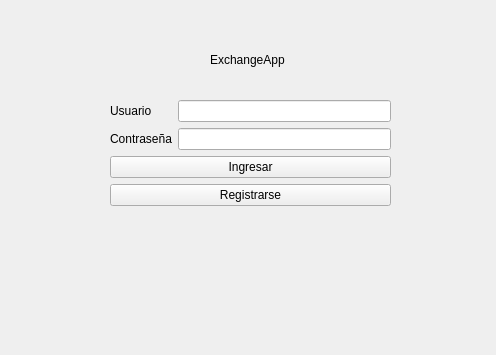
<?xml version="1.0" encoding="UTF-8"?>
<ui version="4.0">
 <class>Form</class>
 <widget class="QWidget" name="Form">
  <property name="geometry">
   <rect>
    <x>0</x>
    <y>0</y>
    <width>496</width>
    <height>355</height>
   </rect>
  </property>
  <property name="windowTitle">
   <string>Form</string>
  </property>
  <widget class="QLabel" name="label">
   <property name="geometry">
    <rect>
     <x>210</x>
     <y>50</y>
     <width>101</width>
     <height>20</height>
    </rect>
   </property>
   <property name="text">
    <string>ExchangeApp</string>
   </property>
  </widget>
  <widget class="QWidget" name="formLayoutWidget">
   <property name="geometry">
    <rect>
     <x>110</x>
     <y>100</y>
     <width>281</width>
     <height>161</height>
    </rect>
   </property>
   <layout class="QFormLayout" name="formLayout">
    <item row="0" column="0">
     <widget class="QLabel" name="lbluser">
      <property name="text">
       <string>Usuario</string>
      </property>
     </widget>
    </item>
    <item row="1" column="0">
     <widget class="QLabel" name="lblPass">
      <property name="text">
       <string>Contraseña</string>
      </property>
     </widget>
    </item>
    <item row="0" column="1">
     <widget class="QLineEdit" name="txtUser"/>
    </item>
    <item row="1" column="1">
     <widget class="QLineEdit" name="txtPass"/>
    </item>
    <item row="2" column="0" colspan="2">
     <widget class="QPushButton" name="btnLogin">
      <property name="text">
       <string>Ingresar</string>
      </property>
     </widget>
    </item>
    <item row="3" column="0" colspan="2">
     <widget class="QPushButton" name="btnRegister">
      <property name="text">
       <string>Registrarse</string>
      </property>
     </widget>
    </item>
   </layout>
  </widget>
 </widget>
 <resources/>
 <connections/>
</ui>
